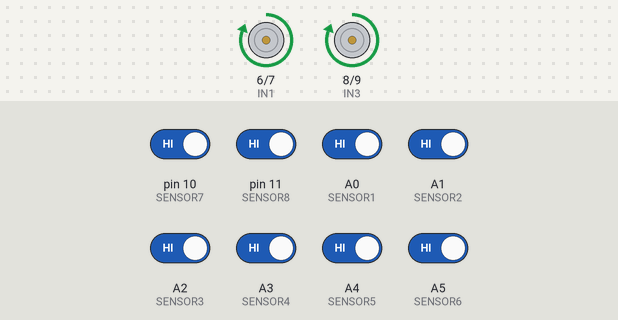
Simulated run of this sketch. Board: Arduino Uno, built with avr-gcc and run on an emulated ATmega328P. Parts: motor-driver pin pairs drawn as motors (green arrow = first pin HIGH = forward, orange = second pin HIGH = backward, longer = more drive). The test bench sets the inputs (shaded band); at power-on: A0 (SENSOR1), A1 (SENSOR2), A2 (SENSOR3), A3 (SENSOR4), A4 (SENSOR5), A5 (SENSOR6), pin 10 (SENSOR7), pin 11 (SENSOR8) HIGH.

Above: at 1.2 s.
1.3 s: pin 10 (SENSOR7) driven LOW and pin 11 (SENSOR8) driven LOW and A0 (SENSOR1) driven LOW and A1 (SENSOR2) driven LOW and A2 (SENSOR3) driven LOW
At 1.8 s:
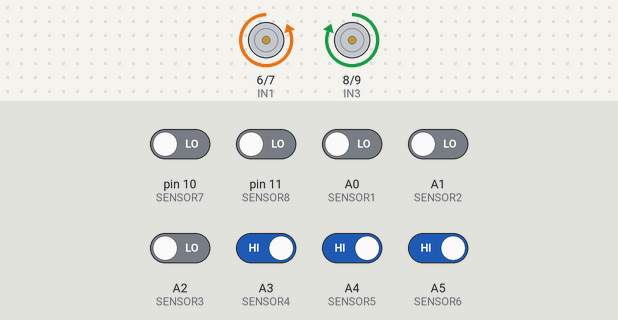
2.8 s: A1 (SENSOR2) driven HIGH
At 4.0 s:
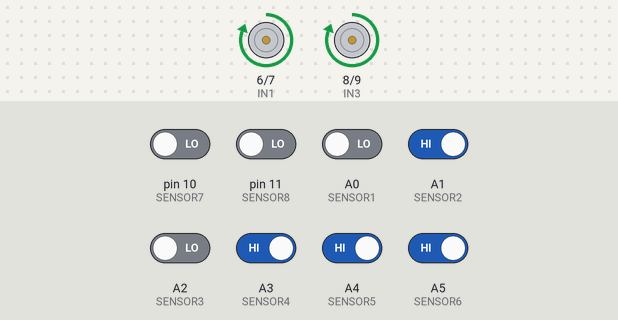
4.3 s: A5 (SENSOR6) driven LOW
At 5.3 s:
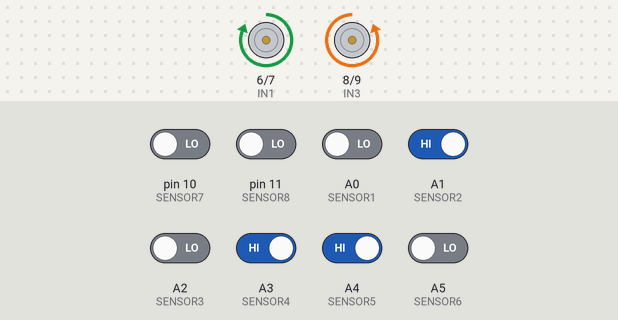
5.8 s: A5 (SENSOR6) driven HIGH
At 6.4 s:
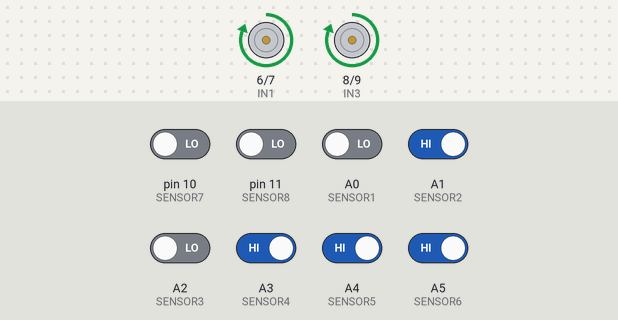
Timing chart, 0 to 8.3 s (numbered marks = the images above; inputs shaded):
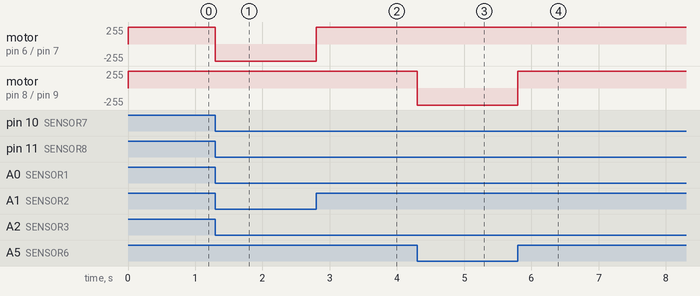

Measured:
- after the input at 1.3 s, motor on pin 6 (IN1) / pin 7 (IN2): forward 255/255 → backward 255/255 at once
- after the input at 2.8 s, motor on pin 6 (IN1) / pin 7 (IN2): backward 255/255 → forward 255/255 at once
- after the input at 4.3 s, motor on pin 8 (IN3) / pin 9 (IN4): forward 255/255 → backward 255/255 at once
- after the input at 5.8 s, motor on pin 8 (IN3) / pin 9 (IN4): backward 255/255 → forward 255/255 at once

The sketch:

Line_Following_Robot.ino
```cpp
// Define motor control pins for Motor A (Left motor)
#define IN1 6
#define IN2 7

// Define motor control pins for Motor B (Right motor)
#define IN3 8
#define IN4 9

// Define sensor pins
#define SENSOR1 A0
#define SENSOR2 A1
#define SENSOR3 A2
#define SENSOR4 A3
#define SENSOR5 A4
#define SENSOR6 A5
#define SENSOR7 10
#define SENSOR8 11

void setup() {
  // Initialize motor control pins as output
  pinMode(IN1, OUTPUT);
  pinMode(IN2, OUTPUT);
  pinMode(IN3, OUTPUT);
  pinMode(IN4, OUTPUT);

  // Initialize sensor pins as input
  pinMode(SENSOR1, INPUT);
  pinMode(SENSOR2, INPUT);
  pinMode(SENSOR3, INPUT);
  pinMode(SENSOR4, INPUT);
  pinMode(SENSOR5, INPUT);
  pinMode(SENSOR6, INPUT);
  pinMode(SENSOR7, INPUT);
  pinMode(SENSOR8, INPUT);

  // Start motors in a stopped state
  stopMotors();
}

void loop() {
  // Read sensor values
  int sensorValue1 = digitalRead(SENSOR1);
  int sensorValue2 = digitalRead(SENSOR2);
  int sensorValue3 = digitalRead(SENSOR3);
  int sensorValue4 = digitalRead(SENSOR4);
  int sensorValue5 = digitalRead(SENSOR5);
  int sensorValue6 = digitalRead(SENSOR6);
  int sensorValue7 = digitalRead(SENSOR7);
  int sensorValue8 = digitalRead(SENSOR8);

  // Line following logic: Based on the sensor input, we will move the robot
  if (sensorValue1 == LOW && sensorValue2 == LOW && sensorValue3 == LOW && sensorValue4 == LOW && sensorValue5 == LOW && sensorValue6 == LOW && sensorValue7 == LOW && sensorValue8 == LOW) {
    // No line detected: Stop the motors or do nothing
    stopMotors();
  }
  else if (sensorValue1 == LOW && sensorValue2 == LOW && sensorValue3 == LOW && sensorValue4 == LOW) {
    // Line detected on the left side: Turn left
    turnLeft();
  }
  else if (sensorValue5 == LOW && sensorValue6 == LOW && sensorValue7 == LOW && sensorValue8 == LOW) {
    // Line detected on the right side: Turn right
    turnRight();
  }
  else if (sensorValue2 == LOW && sensorValue3 == LOW) {
    // Line detected on the left side: Turn left slightly
    turnLeft();
  }
  else if (sensorValue6 == LOW && sensorValue7 == LOW) {
    // Line detected on the right side: Turn right slightly
    turnRight();
  }
  else {
    // Otherwise, move forward
    moveForward();
  }
}

void moveForward() {
  // Set both motors to move forward
  digitalWrite(IN1, HIGH);
  digitalWrite(IN2, LOW);
  digitalWrite(IN3, HIGH);
  digitalWrite(IN4, LOW);
}

void moveBackward() {
  // Set both motors to move backward
  digitalWrite(IN1, LOW);
  digitalWrite(IN2, HIGH);
  digitalWrite(IN3, LOW);
  digitalWrite(IN4, HIGH);
}

void turnLeft() {
  // Turn left by rotating only left motor
  digitalWrite(IN1, LOW);
  digitalWrite(IN2, HIGH);
  digitalWrite(IN3, HIGH);
  digitalWrite(IN4, LOW);
}

void turnRight() {
  // Turn right by rotating only right motor
  digitalWrite(IN1, HIGH);
  digitalWrite(IN2, LOW);
  digitalWrite(IN3, LOW);
  digitalWrite(IN4, HIGH);
}

void stopMotors() {
  // Stop both motors
  digitalWrite(IN1, LOW);
  digitalWrite(IN2, LOW);
  digitalWrite(IN3, LOW);
  digitalWrite(IN4, LOW);
}
```
